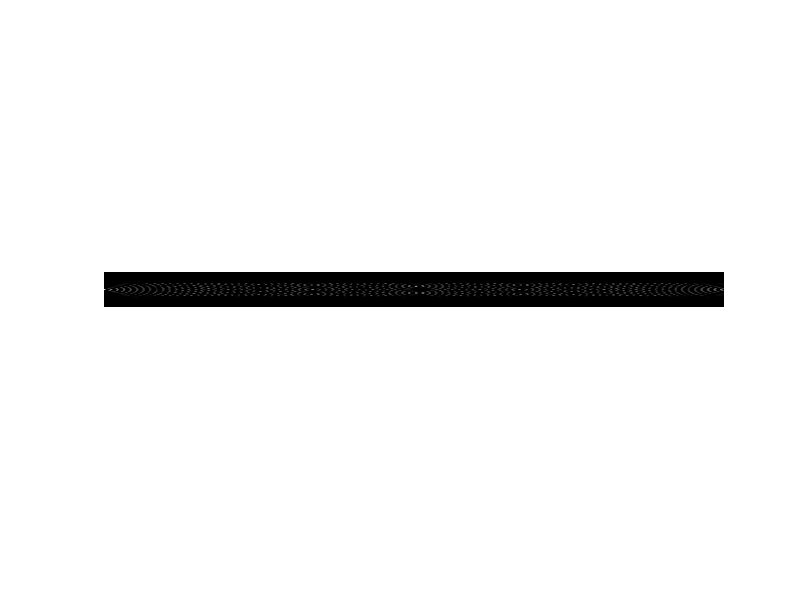

Recreate this plot in MATLAB.
%% Finite Square Well: Split-Operator Method
%% Ref: M. D. Feit, J. A. Fleck, Jr., and A. Steiger, 
%%      "Solution of the Schrodinger Equation by a Spectral Method",
%%      Journal of Computational Physics 47, 412-433 (1982).
%% Ref: D. J. Griffiths, 
%%      "Introduction to Quantum Mechanics",
%%      ISBN 0-13-124405-1
%% 
clear all; close all;clc;
a = 48;  %% Length
M = 1/2; %% Mass
N = 512;
x = linspace(-a/2,a/2,N); x = x';
%k = N*linspace(-1/2,1/2,N); k = k';
k = -N/2:N/2-1;
k = k';
k = k*1*pi/a;
k = fftshift(k);

%Working dimensions
dt = 1e-3; %% Time step

%Working dimensions
dt = 1e-3; %% Time step
NPt = 50000;
T = dt*NPt;
NPt = 50000;

%practice dimensions
%aliasing at multiple of 5
% skipper = 5.3;
% dt = dt*skipper;
% NPt = floor(NPt/skipper);

%%-------------------------------------------------------------------------
%%
%%% Potential
V0 = 200;
V = zeros(length(x),1) - V0; % 1*((2*x).^2 - (0.6*a)^2);  %  
b = a/16;
V(x<-b) = 0;
V(x>+b) = 0;
% V(1:5) = V(1:5)-i*1e3;  %% Absorption at simulation boundary
% V(end-5:end) = V(end-5:end)-i*1e3;  %% Absorption at simulation boundary
%%%
%%-------------------------------------------------------------------------
%%
%%% initial wave packet
%% Gaussian
Phi0 = exp(-(5*(x-0*a/128)).^2); 
%
%% Odd
% mode = 3;
% Phi0 = sqrt(2/b)*sin(mode*pi*x/b);
% Phi0(x<-b) = 0;
% Phi0(x>+b) = 0;
%
%% Even
% mode = 8;
% Phi0 = sqrt(2/b)*cos(mode*pi*x/b);
% Phi0(x<-b) = 0;
% Phi0(x>+b) = 0;
%%
%%-------------------------------------------------------------------------
%%
Phi0c = conj(Phi0); %% real(Phi0)- i*imag(Phi0);
% %%
% figure(1);set(gcf,'position',[37 208 538 732]);
% plot(x,V,'r');hold on;plot(x,max(abs(real(V)))*abs(Phi0c));hold off; pause(1);
%%

%For random stepping....
%GK = inline(sprintf('fftshift(exp(-(i*dt/(4*%f))*((2*pi/%f)^2)*(k.^2)))',M,a)','dt','k'); %% dt/2 kinetic energy propagator
%GV = inline(sprintf('exp(-1i*dt*V)'),'dt','V'); %% Potential spatial interaction


%GKfast = fftshift(exp(-(1i*dt/(4*M))*((2*pi/a)^2)*(k.^2))); %% dt/2 kinetic energy propagator
%GKfast = exp(-(1i*dt/(4*M))*(2)^2*(k.^2)); %% dt/2 kinetic energy propagator (different k)

%GK2 = fftshift(exp(-(i*dt/(2*M))*((2*pi/a)^2)*(k.^2))); %% dt kinetic energy propagator

%GVfast = exp(-1i*dt*V); %% Potential spatial interaction

% plot((-(dt/(4*M))*((2*pi/a)^2)*(k.^2)));
% plot(-dt*V);
%% Do it a way that works

%Phi = ifft(iPhi.*GKfast);
%Phi = GVfast.*Phi;
%Pt = zeros(1,NPt);
En = -105.99;  %% Energy eigen value

%figure()
%plot(Phi);

%bigPhi = real(Phi);

%get first 2 steps for SOD later...

iPhi = fft(Phi0);
%use Strang splitting to move to Psi1
GKfast = exp(-(1i*dt/(4*M))*(2^2)*(k.^2)); %% dt/2 kinetic energy propagator
GVfast = exp(-1i*dt*V); %% Potential spatial interaction

% momentum space propagation
iPhi1 = fft(Phi0).*GKfast;
% move into physical space and apply potential operator
Phi1 = ifft(iPhi1);
Phi1 = GVfast.*Phi1;
% move into momentum space and propagate kinetic energy
iPhi1 = fft(Phi1);
iPhi1 = iPhi1.*GKfast;
% move back into physical space
Phi1 = ifft(iPhi1);

Phis = zeros(length(Phi0), NPt);
Phis(:,1) = Phi0;
Phis(:,2) = Phi1;

uns = 0;
fprintf('about to do this the fast way');
tic
for nrn = 3:NPt
    
    %For Strang propagation start nrn at 3
    
    % momentum space propagation
    iPhi = fft(Phis(:,nrn-1)).*GKfast;
    % move into physical space and apply potential operator
    Phis(:,nrn) = ifft(iPhi);
    Phis(:,nrn) = GVfast.*Phis(:,nrn);
    % move into momentum space and propagate again
    iPhi = fft(Phis(:,nrn));
    iPhi = iPhi.*GKfast;
    % move back into physical space and record P(t) at the sample point
    Phis(:,nrn) = ifft(iPhi);
    
end
toc

%% Make the autocorrelation function
Pt = zeros(1,NPt);
for nrn=1:NPt
    Pt(nrn) = trapz(x,Phis(:,nrn).*conj(Phi0));
end


%iPhi = fft(Phi);
%Phi = ifft(iPhi.*GKfast);



%% make something look cool...
imshow(Phis(N/3:2*N/3, 1:3000));
colormap hot;

%% This way works for sure
t = linspace(0,T,NPt);
wt = (1-cos(2*pi*t/length(t)));

estep = 1;  %% Sampling period
Po = Pt(1:estep:length(Pt));
E = (1/dt)*(linspace(-pi,pi,length(Pt)));
Po = (1-cos(2*pi*t/T)).*Po;

Pe = fft(Po);
Pe = fftshift(Pe)/T;

% figure();
% plot(E,abs(Pe));

% %% Do it the way that helps yourself.
% 
% %practice_points = sort(randsample(1:NPt, floor(NPt/6.389) ));
% %Pder = zeros(1,NPt);
% %Pder(practice_points) = Po2(practice_points);
% 
% num_rand_samples = floor(NPt/10.521);
% sample_points = randsample(1:NPt, num_rand_samples);
% 
% max_gap = 20;
% sample_points = [sample_points 1:max_gap:NPt];
% 
% sample_points = sort(unique(sample_points));
% 
% dts = diff(sample_points)*dt;
% 
% 
% iPhi = fft(Phi0);
% Phi = ifft(iPhi.*GK(dts(1),k));
% Phi = GV(dts(1),V).*Phi;
% Pt2 = zeros(1,NPt);
% 
% tic
% for nrn = 1:length(dts)
%     dts(nrn);
%     % momentum space propagation
%     iPhi = iPhi.*GK(dts(nrn),k);
%     % move into physical space and apply potential operator
%     Phi = ifft(iPhi);
%     Phi = GV(dts(nrn),V).*Phi;
%     % move into momentum space and propagate again
%     iPhi = fft(Phi);
%     iPhi = iPhi.*GK(dts(nrn),k);
%     % move back into physical space and record P(t) at the sample point
%     Phi = ifft(iPhi);
%     Pt2(sample_points(nrn)) = trapz(x, Phi0c.*Phi);
% end
% toc
% 
% 
% 
% %% From other data...
% 
% estep = 1;  %% Sampling period
% Po2 = Pt2(1:estep:length(Pt2));
% E2 = (1/dt)*(linspace(-pi,pi,length(Pt2)));
% Po2 = (1-cos(2*pi*t/T)).*Po2;
% 
% 
% 
% % FPC_AS A_operator class
% A = A_operator( @(z) pifft(z, find(Po2)), @(z) pfft(z, find(Po2), NPt) );
% mu = 1e-14;
% [Pe2, ~] = FPC_AS(NPt, A, nonzeros(Po2), mu);
% % Hurr durr scale by T
% Pe2 = Pe2*sqrt(NPt)/T;
% Pe2 = conj(Pe2);%??????????SHIT SHIT SHIT SHIT?????????????!!!!!!!!!!!
% Pe2 = Pe2';
% Pe2 = fftshift(Pe2);
% 
% fprintf('error in compressed sensing %f \n', norm(Pe-Pe2)/norm(Pe))
% 
% 
% %%
% % figure(2);subplot(2,1,1);plot(t,real(Po));
% % title('Correlation Function ');xlabel('Time');
% % figure(2);subplot(2,1,2);plot(E,log(fliplr(abs(Pe))),'r');
% % title('Energy Spectrum');xlabel('Energy');ylabel('Power');
% % axis([-210 0 -17 5]);
% % pause(1);
% 
% %%-------------------------------------------------------------------------
% %% Analytic method: For Even Solutions (Even Wave functions)
% %%
% % z0 = b*sqrt(2*M*V0);
% % z = 0:0.01:20*pi;
% % y1 = tan(z);
% % y2 = sqrt((z0./z).^2 - 1);
% % figure(3);subplot(2,1,1);plot(z,y1,z,y2);
% % hold on;
% % plot(z,0*z,'r');
% % axis([0 45 0 35]);
% % title('tan(z)  =  [(z_0/z)^2 - 1]^{1/2}');
% % crss_n = [1.5 4.5 7.6 10.8 13.83 16.9 20.0 23.0 26.1 29.1 32.2 35.2 38.2 41.1]; 
% %% ^-- get these values by looking at the graph (approx)
% % g =  inline('tan(z) - sqrt((z0/z).^2 - 1)','z','z0');
% % for nrn = 1:14
% % zn(nrn) = fzero(@(z) g(z,z0),crss_n(nrn));
% % end
% % figure(3);subplot(2,1,1);hold on;plot(zn,tan(zn),'rx');
% % q = zn/b;
% % Em = ((q.^2)/(2*M))-V0;
% % %%
% % for nrn = 1:length(Em),
% %     figure(3);subplot(2,1,2);hold on; 
% %     plot([Em(nrn),Em(nrn)],[-17,6]); 
% % end
% %%
% % figure(3);subplot(2,1,2);
% % plot(E,log(fliplr(abs(Pe))),'r');hold on;
% % title('Energy Spectrum (Blue: Even solutions)');
% % xlabel('Energy');ylabel('Power');
% % axis([-210 0 -17 5]);
% %%
% 
% %figure(4);
% %plot(E,log(fliplr(abs(Pe))),'r');
% %hold on;
% %plot(E,log(fliplr(abs(Pe2))),'b');
% 
% figure(5);
% plot(E, abs(Pe));
% hold on;
% plot(E, abs(Pe2), 'r--');
% 
% 
% figure(6);
% plot(abs(Po));
% hold on;
% plot(abs(Po2),'rx');
% 
% 
% %%-------------------------------------------------------------------------
% 
